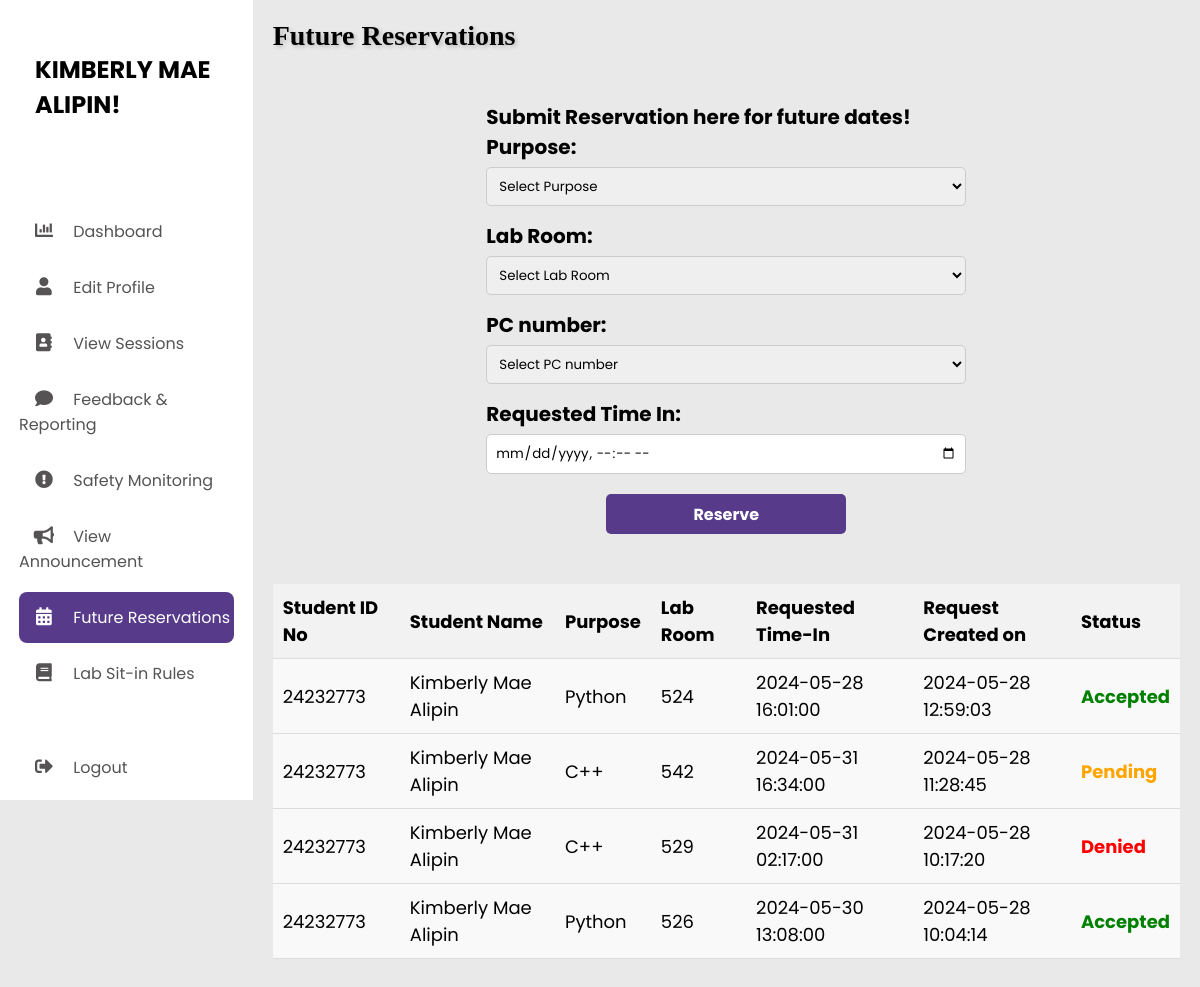
Screenshot of /s_reserve.php (signed in) with the database file from the repository.
### tables this page shows
CREATE TABLE `booking` (
  `b_id` int(11) NOT NULL,
  `s_id` int(11) NOT NULL,
  `b_purpose` varchar(250) NOT NULL,
  `b_labroom` int(11) NOT NULL,
  `b_pcno` int(11) NOT NULL,
  `b_time_in` datetime DEFAULT NULL,
  `b_request_dt` datetime NOT NULL DEFAULT current_timestamp(),
  `b_ack_dt` datetime DEFAULT NULL,
  `b_status` varchar(30) DEFAULT NULL
);

CREATE TABLE `student` (
  `s_id` int(11) NOT NULL,
  `s_idno` int(8) NOT NULL,
  `s_name` varchar(25) DEFAULT NULL,
  `s_course` varchar(250) DEFAULT NULL,
  `s_email` varchar(250) DEFAULT NULL,
  `s_age` int(11) DEFAULT NULL,
  `s_address` varchar(255) DEFAULT NULL,
  `s_gender` varchar(50) DEFAULT NULL,
  `s_pass` varchar(15) DEFAULT NULL,
  `session` int(11) NOT NULL DEFAULT 30
);

### s_reserve.php (the view, shortened to what this page needs)
<?php
if(isset($_SESSION['user_id'])) {
    $user_id = $_SESSION['user_id'];
    $user_name = $_SESSION['user_name'];
} else {
    header("Location: index.php");
    exit;
}
?>
<!DOCTYPE html>
<html lang="en">
<head>
    <link rel="stylesheet" href="style/style.css"/>
    <link rel="stylesheet" href="https://cdnjs.cloudflare.com/ajax/libs/font-awesome/5.15.4/css/all.min.css" />
    <link rel="stylesheet" href="https://cdnjs.cloudflare.com/ajax/libs/font-awesome/5.15.4/css/all.min.css" />
</head>
<body onload="showContent('dashboard')">
    <div class="container">
        <nav>
            <div class="navbar">
                <div class="logo">
                    <h1><?php echo $user_name ?? 'undefined'; ?>!</h1>
                </div>
                <ul class="nav-class">
                    <li class="inactive-tab">
                        <a href="s_dashboard.php">
                            <i class="fas fa-chart-bar"></i>
                            <span class="nav-item">Dashboard</span>
                        </a>
                    </li>
                    <li class="inactive-tab">
                        <a href="s_edit_profile.php">
                            <i class="fas fa-user "></i>
                            <span class="nav-item">Edit Profile</span>
                        </a>
                    </li>
                    <li class="inactive-tab">
                        <a href="s_view_sessions.php" >
                            <i class="fas fa-address-book"></i>
                            <span class="nav-item">View Sessions</span>
                        </a>
                    </li>
                    <li class="inactive-tab">
                        <a href="s_feedback.php">
                        <i class="fas fa-comment"></i>
                            <span class="nav-item">Feedback & Reporting</span>
                        </a>
                    </li>
                    <li class="inactive-tab">
                        <a href="s_monitoring.php">
                            <i class="fas fa-exclamation-circle"></i>
                            <span class="nav-item">Safety Monitoring</span>
                        </a>
                    </li>
                    <li class="inactive-tab">
                        <a href="s_announcements.php">
                            <i class="fas fa-bullhorn"></i>
                            <span class="nav-item">View Announcement</span>
                        </a>
                    </li>
                    <li class="current-tab">
                        <a href="s_reserve.php">
                            <i class="fas fa-calendar-alt"></i>
                            <span class="nav-item">Future Reservations</span>
                        </a>
                    </li>
                    <li class="inactive-tab">
                        <a href="s_lab_rules.php">
                            <i class="fas fa-book"></i>
                            <span class="nav-item">Lab Sit-in Rules</span>
                        </a>
                    </li>
                    <li>
                        <a href="index.php" class="logout">
                            <i class="fas fa-sign-out-alt"></i>
                            <span class="nav-item">Logout</span>
                        </a>
                    </li>
                </ul>
            </div>
        </nav>
        <section class="main">
            <div class="main-body">
                <h3 style="font-size: 28px; font-weight: bold; text-align: left;">Future Reservations</h3>
                <div class="reserve-container">
                    <form id="reservationForm">
                        <label style="margin: 0 0 30px 0;">Submit Reservation here for future dates!</label>
                        <div class="form-group">
                            <label for="purpose">Purpose:</label>
                            <select id="purpose" name="purpose" required>
                                <option value="">Select Purpose</option>
                            </select>
                        </div>
                        <div class="form-group">
                            <label for="labroom">Lab Room:</label>
                            <select id="labroom" name="labroom" required>
                                <option value="">Select Lab Room</option>
                            </select>
                        </div>
                        <div class="form-group">
                            <label for="pcno">PC number:</label>
                            <select id="pcno" name="pcno" required>
                                <option value="">Select PC number</option>
                            </select>
                        </div>
                        <div class="form-group">
                            <label for="timeIn">Requested Time In:</label>
                            <input type="datetime-local" id="timeIn" name="timeIn" required>
                        </div>
                        <button type="button" onclick="submitReservation()">Reserve</button>
                    </form>
                </div>
                <div class="student-booking">
                <table>
                    <thead>
                        <tr>
                            <th>Student ID No</th>
                            <th>Student Name</th>
                            <th>Purpose</th>
                            <th>Lab Room</th>
                            <th>Requested Time-In</th>
                            <th>Request Created on</th>
                            <th>Status</th>
                        </tr>
                    </thead>
                    <tbody>
                    <?php
                        include('database.php');
                        $sql = "SELECT booking.*, student.s_idno, student.s_name
                                FROM booking
                                JOIN student ON booking.s_id = student.s_id
                                WHERE student.s_id = '$user_id'
                                ORDER BY booking.b_request_dt DESC";
                        $result = $conn->query($sql);
                        if ($result->num_rows > 0) {
                            while ($row = $result->fetch_assoc()) {
                                echo '<tr>';
                                echo '<td>' . $row['s_idno'] . '</td>';
                                echo '<td>' . $row['s_name'] . '</td>';
                                echo '<td>' . $row['b_purpose'] . '</td>';
                                echo '<td>' . $row['b_labroom'] . '</td>';
                                echo '<td>' . $row['b_time_in'] . '</td>';
                                echo '<td>' . $row['b_request_dt'] . '</td>';
                                echo '<td>';
                                if (is_null($row['b_status'])) {
                                    echo '<span class="status-pending">Pending</span>';
                                } else if ($row['b_status'] == 'accepted') {
                                    echo '<span class="status-accepted">Accepted</span>';
                                } else if ($row['b_status'] == 'denied') {
                                    echo '<span class="status-denied">Denied</span>';
                                }
                                echo '</td>';
                                echo '</tr>';
                            }
                            echo '</tbody>';
                            echo '</table>';
                        } else {
                            echo '<p>No booking requests found.</p>';
                        }
                        ?>
                </div>
            </div>
        </section>
    </div>
</body>
</html>

### style/style.css (style rules this page uses)
* { margin: 0; padding: 0; outline: none; border: none; text-decoration: none; list-style: none; box-sizing: border-box; font-family: "Poppins", sans-serif; }
body { background: rgb(233, 233, 233); }
.container { display: flex; width: 100%; margin: auto; }
nav { position: sticky; top: 0; left: 0; bottom: 0; width: 320px; height: 100vh; background: #fff; }
.navbar { width: 85%; margin: 0 auto; }
.logo { margin: 2rem 0 1rem 0; padding-bottom: 3rem; display: flex; align-items: center; }
.logo h1 { margin-left: 1rem; text-transform: uppercase; }
ul { margin: 0 auto; }
li { padding-bottom: 2rem; }
li a { font-size: 16px; color: rgb(85, 83, 83); }
nav i { width: 50px; font-size: 18px; text-align: center; }
.logout { position: absolute; bottom: 20px; }
.main { width: 100%; }
.main-body { padding: 20px 20px 20px 20px; }
h1 { margin: 20px 10px; }
a { text-decoration: none; color: #333; font-weight: normal; transition: font-weight 0.1s ease; display: inline-block; }
.db-div0 h1, h2, h3 { font-family: Cambria, Cochin, Georgia, Times, 'Times New Roman', serif; color:#000; margin: auto; text-shadow: 2px 2px 4px rgba(0, 0, 0, 0.2); }
button { width: 50%; height: 40px; margin: 10px auto; justify-content: center; display: block; color: #fff; background: #573b8a; font-size: 1em; font-weight: bold; margin-top: 20px; margin-bottom: 30px; outline: none; border: none; border-radius: 5px; transition: .2s ease-in; cursor: pointer; }
.nav-class li { padding: 13px 0; margin-bottom: 5px; border-radius: 8px; }
.current-tab { background-color: #573b8a; display: flex; margin: 0 auto; }
.current-tab i, .current-tab span { color: #fff; }
.inactive-tab { transition: background-color 0.3s; }
.form-group { margin-bottom: 15px; }
.form-group label { display: block; font-weight: bold; margin-bottom: 5px; }
.form-group select, .form-group input { width: 100%; padding: 8px; border: 1px solid #ccc; border-radius: 5px; }
.reserve-container { width: 60vh; margin: 50px auto; }
.reserve-container label { font-size: 20px; font-weight: bold; }
.student-booking table { width: 100%; border-collapse: collapse; margin: 20px 0; font-size: 18px; text-align: left; }
.student-booking table, .student-booking thead { background-color: #f2f2f2; }
.student-booking table, .student-booking thead, .student-booking th { padding: 10px; border-bottom: 1px solid #ddd; }
.student-booking table, .student-booking tbody, .student-booking tr { border-bottom: 1px solid #ddd; }
.student-booking table, .student-booking tbody, .student-booking tr:nth-of-type(even) { background-color: #f9f9f9; }
.student-booking table, .student-booking tbody, .student-booking td { padding: 10px; }
.status-pending { color: orange; font-weight: bold; }
.status-accepted { color: green; font-weight: bold; }
.status-denied { color: red; font-weight: bold; }

### rows the page displays
booking: s.s_idno "24232773", s.s_name "Kimberly Mae Alipin", b_purpose "Python", b_labroom "524", b_time_in "2024-05-28 16:01:00", b_request_dt "2024-05-28 12:59:03", b_status "Accepted"
booking: s.s_idno "24232773", s.s_name "Kimberly Mae Alipin", b_purpose "C++", b_labroom "542", b_time_in "2024-05-31 16:34:00", b_request_dt "2024-05-28 11:28:45", shows "Pending"
booking: s.s_idno "24232773", s.s_name "Kimberly Mae Alipin", b_purpose "C++", b_labroom "529", b_time_in "2024-05-31 02:17:00", b_request_dt "2024-05-28 10:17:20", b_status "Denied"
booking: s.s_idno "24232773", s.s_name "Kimberly Mae Alipin", b_purpose "Python", b_labroom "526", b_time_in "2024-05-30 13:08:00", b_request_dt "2024-05-28 10:04:14", b_status "Accepted"

### other values shown
$user_name "KIMBERLY MAE ALIPIN"
